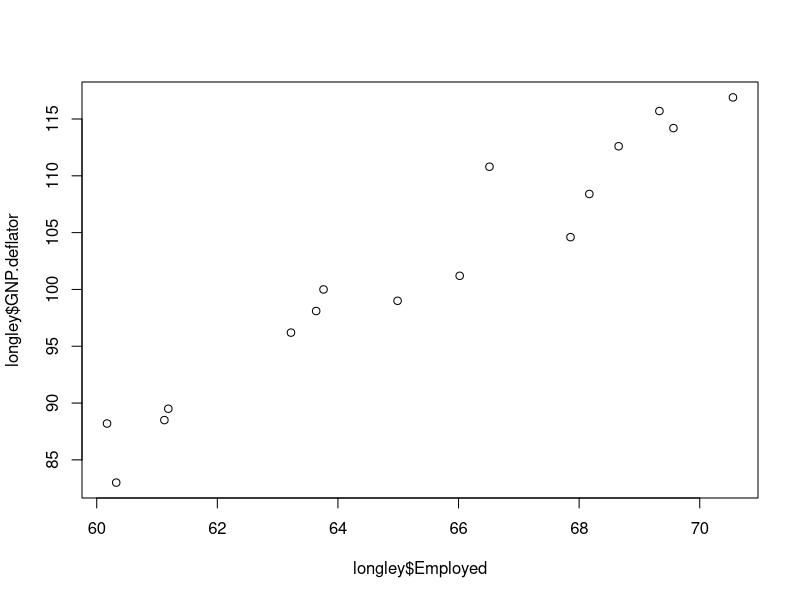
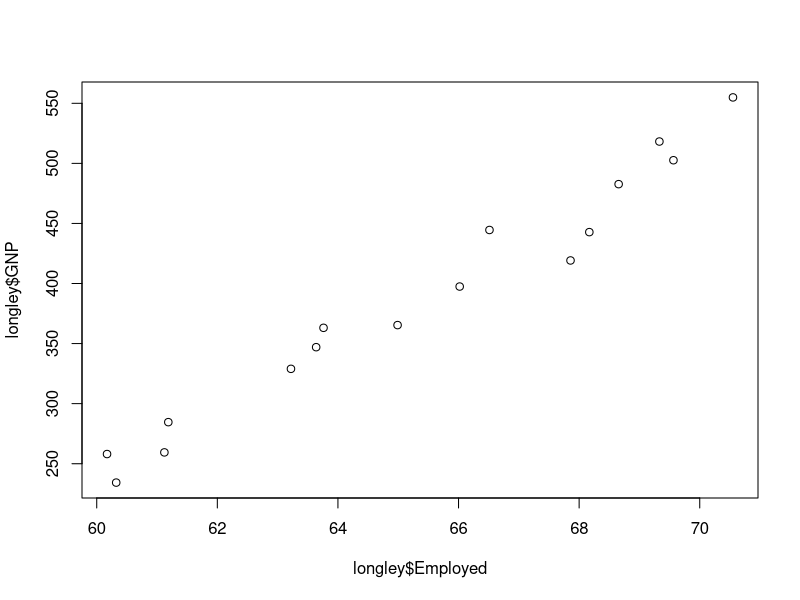
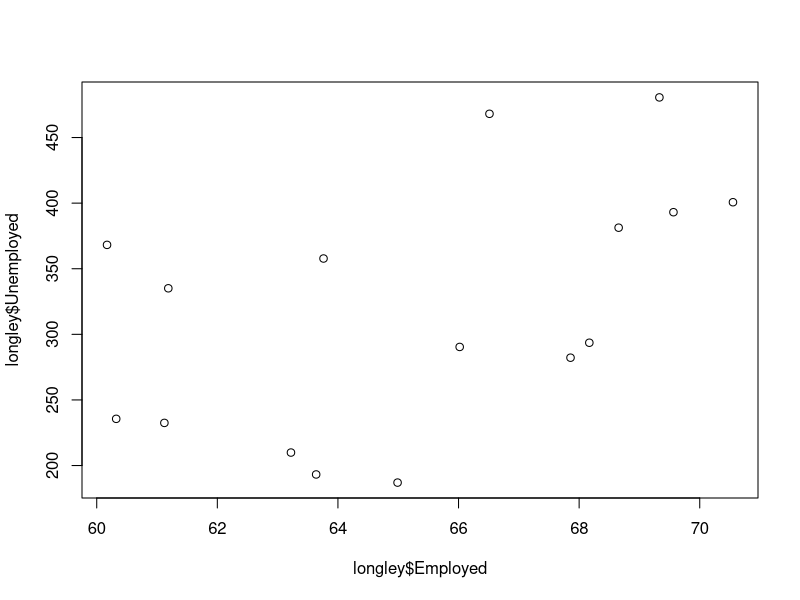
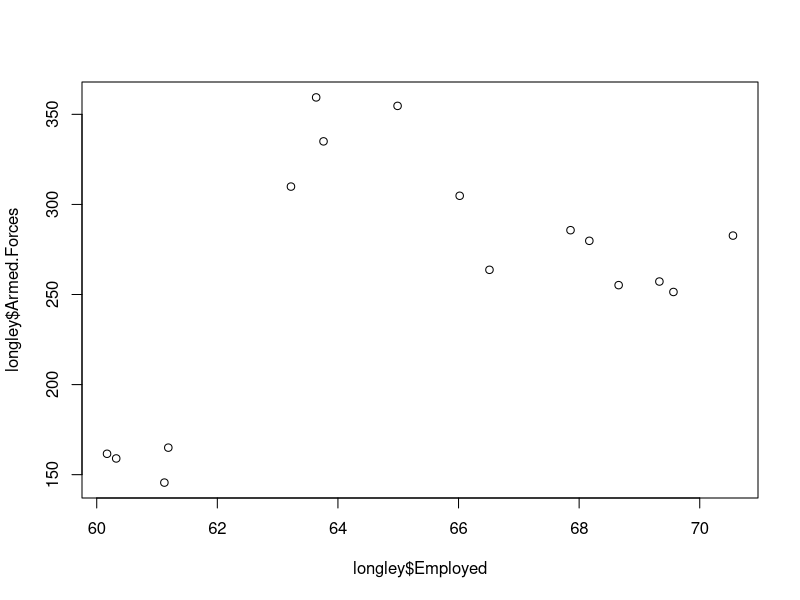
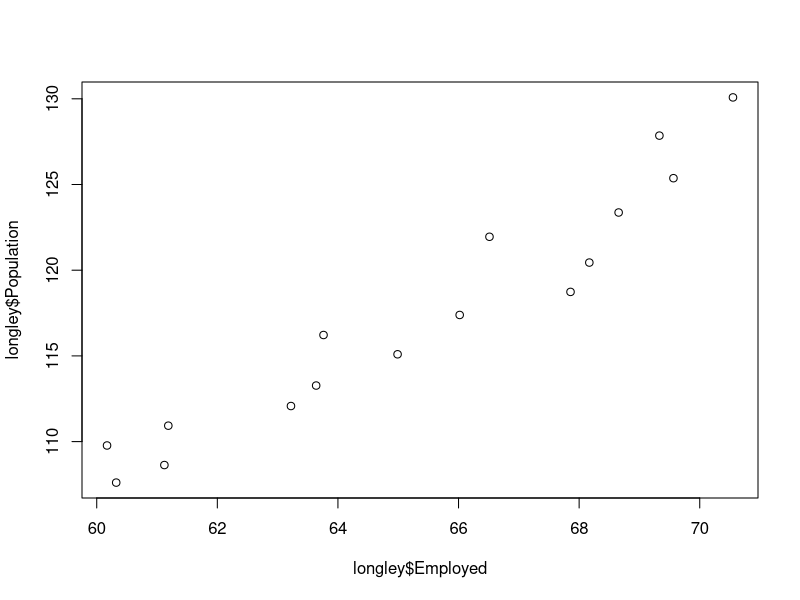
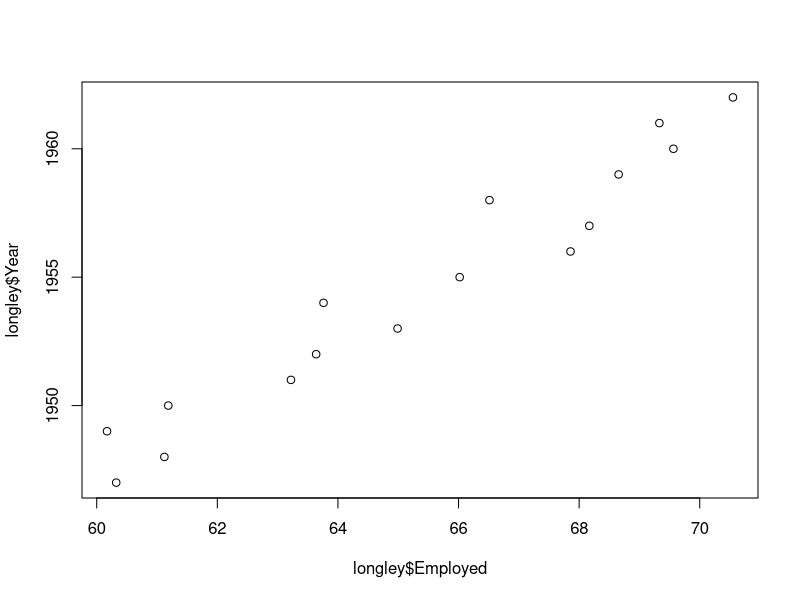

R code for these plots, in order:
library(pls)
data(longley)
head(longley)
plot(longley$Employed,longley$GNP.deflator)
plot(longley$Employed,longley$GNP)
plot(longley$Employed,longley$Unemployed)
plot(longley$Employed,longley$Armed.Forces)
plot(longley$Employed,longley$Population)
plot(longley$Employed,longley$Year)
install.packages("ggpubr")
library("ggpubr")
cor(longley$Employed,longley$GNP.deflator)
cor(longley$Employed,longley$GNP)
cor(longley$Employed,longley$Unemployed)
cor(longley$Employed,longley$Unemployed)
cor(longley$Employed,longley$Unemployed)
